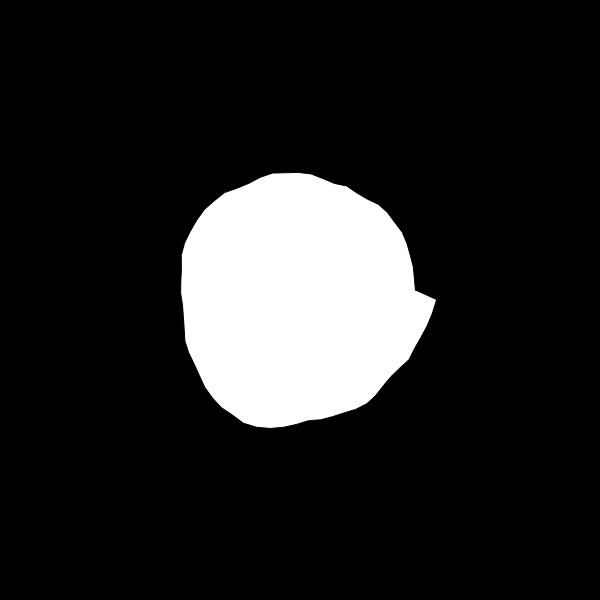
Frame 1 (no input)
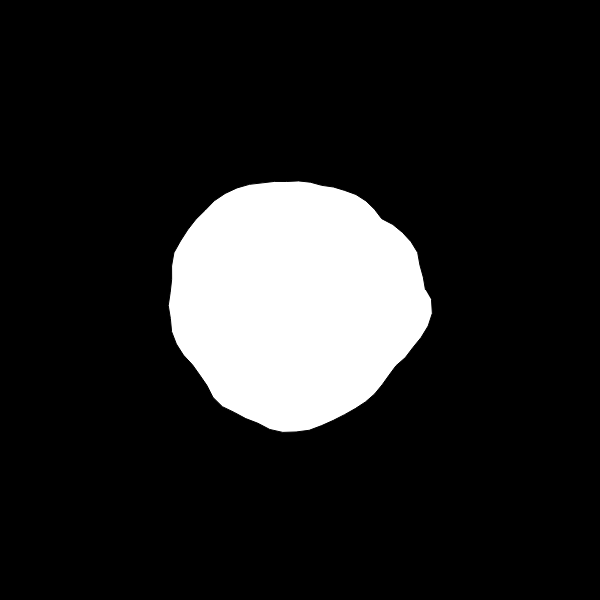
Frame 60 (no input)
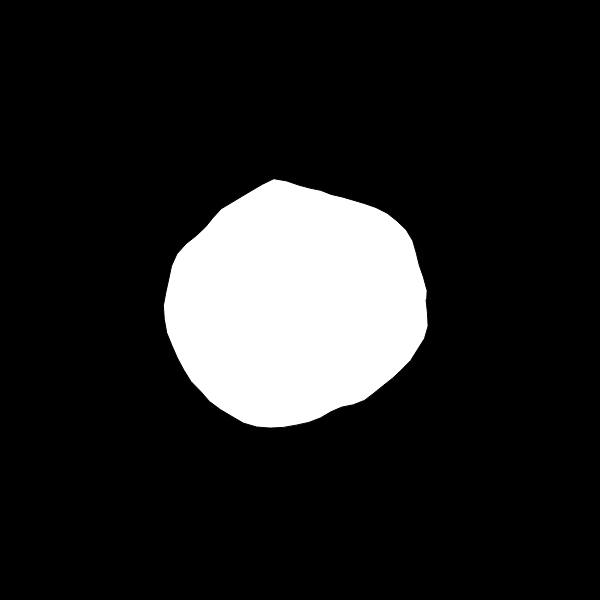
Frame 120 (the mouse pressed at the canvas centre since frame 60)

The p5.js sketch that drew these frames (run headless with seeded random() and noise() and a simulated clock; from frame 60 on, the mouse is pressed at the canvas centre):

// p5.js sketch
// ── sketch.js
/**
 * sketch.js
 *
 *
 * p5.js 레퍼런스: http://p5js.org/reference
 * 웹기술 레퍼런스: http://developer.mozilla.org
 *
 * @author : https://github.com/Mosframe
 */


// -----------------------------------------------------------------
// 변수, 오브젝트 정의
// -----------------------------------------------------------------
var fps;

var blob;

var blobs = [];
var zoom = 1;


// -----------------------------------------------------------------
// p5.js 함수들
// -----------------------------------------------------------------

function setup () {

    fps = createP('');

    createCanvas(600, 600);
    blob = new Blob(0,0,128);
}


function draw () {

    background(0);

    translate(width/2, height/2);
    var newzoom = 128 / blob.r;
    zoom = lerp(zoom, newzoom, 0.1);
    scale(zoom);
    translate(-blob.pos.x, -blob.pos.y);


    blob.show();
    blob.update();
    blob.constrain();

    fps.html(floor(frameRate()));
}


// -----------------------------------------------------------------
// 사용자 정의 함수들
// -----------------------------------------------------------------


// ── blob.js
/**
 * landscape.js
 *
 *
 * p5.js 레퍼런스: http://p5js.org/reference
 * 웹기술 레퍼런스: http://developer.mozilla.org
 *
 * @author : https://github.com/Mosframe
 */


// -----------------------------------------------------------------
// Blob
// -----------------------------------------------------------------

function Blob(x,y,r) {

    this.pos = createVector(x,y);
    this.r = r;
    this.vel = createVector(0,0);

    this.yoff = 0;

    // 업데이트

    this.update = () => {

        var newvel = createVector(mouseX-width/2, mouseY-height/2);
        newvel.div(50);
        newvel.limit(3);
        this.vel.lerp(newvel,0.2);
        this.pos.add(this.vel);
    }

    // 다른 블랍 흡수

    this.eats = (other) => {

        var d = p5.Vector.dist(this.pos, other.pos);
        if( d<this.r + other.r) {
           var sum = PI * this.r * this.r + PI * other.r * other.r;
           this.r = sqrt(sum/PI);
           //this.r += other.r;
           return true;
        } else {
            return false;
        }
    }

    // 범위 제한

    this.constrain = () => {

        blob.pos.x = constrain(blob.pos.x, -width/4, width/4);
        blob.pos.y = constrain(blob.pos.y, -height/4, height/4);
    }

    // 드로잉

    this.show = () => {

        //fill(255);
        //ellipse( this.pos.x, this.pos.y, this.r * 2, this.r * 2 );

        push();
        translate(this.pos.x,  this.pos.y);
        beginShape();
        var xoff = 0;
        for( var a=0; a < TWO_PI; a += 0.1 ) {
            var offset = map(noise(xoff,this.yoff), 0, 1, -25, 25); // 고정
            //var offset = map(noise(xoff+this.yoff), 0, 1, -25, 25); // 스핀닝
            var r = this.r + offset;
            var x = r * cos(a);
            var y = r * sin(a);
            //ellipse(x,y,4,4);
            vertex(x,y);
            xoff += 0.1;
        }
        endShape();
        pop();

        this.yoff += 0.01;
    }
}
